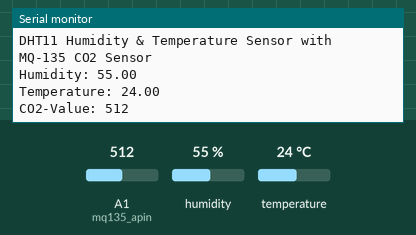
This sketch was run on a simulated Arduino Uno, built with avr-gcc and run on an emulated ATmega328P. Shown: the last lines printed to the serial monitor. Wiring (inferred from the names in the program): DHT11 sensor: data A0. Inputs (shaded band) come from the test bench; at power-on: humidity 55 %, A1 (mq135_apin) = 512, temperature 24 °C.

Above: at 2.7 s.
2.8 s: humidity set to 22 %
At 4.1 s:
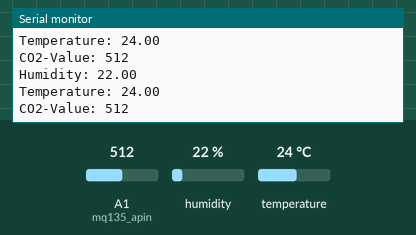
5.5 s: A1 (mq135_apin) set to 716
At 6.5 s:
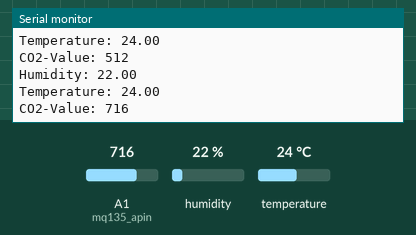
8.2 s: temperature set to 12 °C
At 10.2 s:
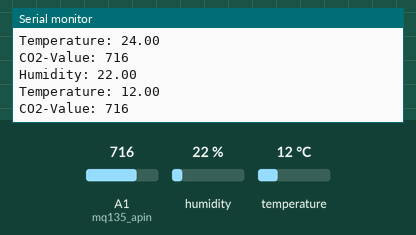
10.9 s: A1 (mq135_apin) set to 900
At 12.6 s:
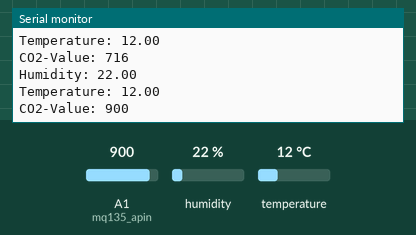
13.6 s: humidity set to 40 %
At 15.0 s:
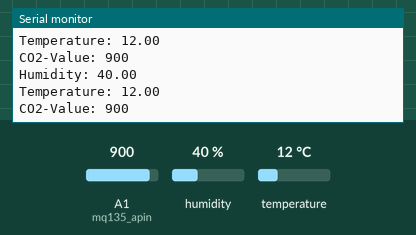
Timing chart, 0 to 16.6 s (numbered marks = the images above; inputs shaded):
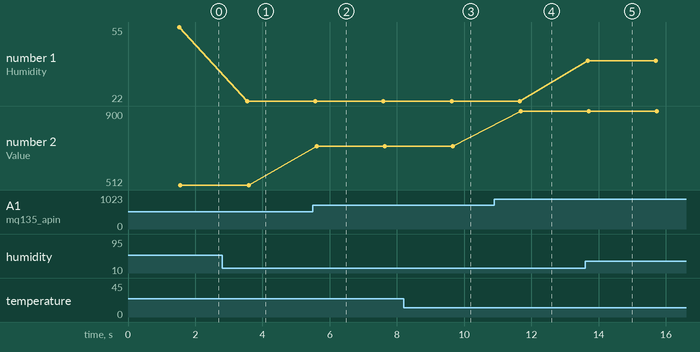

The sketch:

sketch_sep7a.ino
```cpp
#include "dht.h"

#define dht_apin A0 // Analog Pin for DHT11 sensor
#define mq135_apin A1 // Analog Pin for MQ-135 sensor

dht DHT;

void setup() {
    Serial.begin(9600);
    delay(500); // Delay to let the system boot
    Serial.println("DHT11 Humidity & Temperature Sensor with MQ-135 CO2 Sensor\n\n");
    delay(1000); // Wait before accessing sensors
}

void loop() {
    // Read DHT11 sensor
    DHT.read11(dht_apin);

    // Read MQ-135 sensor
    int mq135Value = analogRead(mq135_apin);

    // Print DHT11 values in the expected format
    Serial.print("Humidity: ");
    Serial.print(DHT.humidity);
    Serial.print("\nTemperature: ");
    Serial.print(DHT.temperature);
    Serial.print("\nCO2-Value: ");
    Serial.print(mq135Value);
    Serial.print("\n");

    delay(2000); // Wait 2 seconds before accessing sensors again
}
```

Measured:
- after the input at 2.8 s, the serial monitor: prints a new line after 0.75 s (image 1)
- after the input at 5.5 s, the serial monitor: prints a new line after 0.11 s (image 2)
- after the input at 8.2 s, the serial monitor: prints a new line after 1.4 s (image 3)
- after the input at 10.9 s, the serial monitor: prints a new line after 0.79 s (image 4)
- after the input at 13.6 s, the serial monitor: prints a new line after 0.07 s (image 5)
- plotted number 1: 55 → 22 after the input at 2.8 s, 22 → 40 after the input at 13.6 s
- plotted number 2: 512 → 716 after the input at 5.5 s, 716 → 900 after the input at 10.9 s
